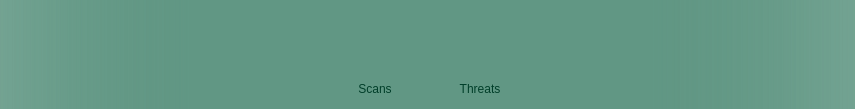
     <widget class="QWidget" name="upperMenu" native="true">
      <property name="sizePolicy">
       <sizepolicy hsizetype="Preferred" vsizetype="Preferred">
        <horstretch>0</horstretch>
        <verstretch>0</verstretch>
       </sizepolicy>
      </property>
      <property name="minimumSize">
       <size>
        <width>0</width>
        <height>0</height>
       </size>
      </property>
      <property name="styleSheet">
       <string notr="true">background-color: qlineargradient(spread:pad, x1:0, y1:0, x2:1, y2:0, stop:0 rgba(97, 151, 132, 169), stop:0.221591 rgba(97, 151, 132, 255), stop:0.761364 rgba(97, 151, 132, 255), stop:1 rgba(97, 151, 132, 169));</string>
      </property>
      <layout class="QVBoxLayout" name="verticalLayout_2">
       <property name="spacing">
        <number>0</number>
       </property>
       <property name="leftMargin">
        <number>0</number>
       </property>
       <property name="topMargin">
        <number>0</number>
       </property>
       <property name="rightMargin">
        <number>0</number>
       </property>
       <property name="bottomMargin">
        <number>0</number>
       </property>
       <item alignment="Qt::AlignTop">
        <widget class="QWidget" name="SubUpperMenu" native="true">
         <property name="sizePolicy">
          <sizepolicy hsizetype="Preferred" vsizetype="Preferred">
           <horstretch>0</horstretch>
           <verstretch>0</verstretch>
          </sizepolicy>
         </property>
         <property name="minimumSize">
          <size>
           <width>855</width>
           <height>0</height>
          </size>
         </property>
         <property name="maximumSize">
          <size>
           <width>855</width>
           <height>16777215</height>
          </size>
         </property>
         <property name="styleSheet">
          <string notr="true">background-color: transparent;
</string>
         </property>
         <layout class="QVBoxLayout" name="verticalLayout_3">
          <property name="spacing">
           <number>0</number>
          </property>
          <property name="leftMargin">
           <number>0</number>
          </property>
          <property name="topMargin">
           <number>0</number>
          </property>
          <property name="rightMargin">
           <number>0</number>
          </property>
          <property name="bottomMargin">
           <number>0</number>
          </property>
          <item alignment="Qt::AlignTop">
           <widget class="QWidget" name="logoPlace" native="true">
            <property name="styleSheet">
             <string notr="true">background-color: transparent;
</string>
            </property>
            <layout class="QHBoxLayout" name="horizontalLayout_2">
             <property name="leftMargin">
              <number>9</number>
             </property>
             <item>
              <widget class="QLabel" name="logo">
               <property name="minimumSize">
                <size>
                 <width>111</width>
                 <height>51</height>
                </size>
               </property>
               <property name="maximumSize">
                <size>
                 <width>111</width>
                 <height>51</height>
                </size>
               </property>
               <property name="styleSheet">
                <string notr="true">background-color: transparent;
</string>
               </property>
               <property name="lineWidth">
                <number>0</number>
               </property>
               <property name="text">
                <string/>
               </property>
               <property name="pixmap">
                <pixmap resource="AV_Icons.qrc">:/AV_Icons/AV_Icons/logo.ico</pixmap>
               </property>
               <property name="scaledContents">
                <bool>true</bool>
               </property>
              </widget>
             </item>
             <item>
              <spacer name="horizontalSpacer">
               <property name="orientation">
                <enum>Qt::Horizontal</enum>
               </property>
               <property name="sizeType">
                <enum>QSizePolicy::MinimumExpanding</enum>
               </property>
               <property name="sizeHint" stdset="0">
                <size>
                 <width>615</width>
                 <height>15</height>
                </size>
               </property>
              </spacer>
             </item>
             <item>
              <widget class="QPushButton" name="infoBtn">
               <property name="minimumSize">
                <size>
                 <width>28</width>
                 <height>28</height>
                </size>
               </property>
               <property name="maximumSize">
                <size>
                 <width>28</width>
                 <height>28</height>
                </size>
               </property>
               <property name="toolTip">
                <string>Info</string>
               </property>
               <property name="styleSheet">
                <string notr="true">QPushButton{
	font: 12pt &quot;Alata&quot;;
	color: rgb(0, 62, 41);
	padding: 2px 5px;
	margin: 0;
	background: none;
	background-color: transparent;
	border-radius: 14px;
	border-style: outset
	}

QPushButton:hover {
	background:rgba(75, 117, 102, 90);	
	}</string>
               </property>
               <property name="text">
                <string/>
               </property>
               <property name="icon">
                <iconset resource="AV_Icons.qrc">
                 <normaloff>:/AV_Icons/AV_Icons/info.ico</normaloff>:/AV_Icons/AV_Icons/info.ico</iconset>
               </property>
               <property name="iconSize">
                <size>
                 <width>24</width>
                 <height>24</height>
                </size>
               </property>
               <property name="checkable">
                <bool>true</bool>
               </property>
              </widget>
             </item>
             <item>
              <spacer name="horizontalSpacer_4">
               <property name="orientation">
                <enum>Qt::Horizontal</enum>
               </property>
               <property name="sizeHint" stdset="0">
                <size>
                 <width>5</width>
                 <height>28</height>
                </size>
               </property>
              </spacer>
             </item>
             <item>
              <widget class="QPushButton" name="helpBtn">
               <property name="minimumSize">
                <size>
                 <width>28</width>
                 <height>28</height>
                </size>
               </property>
               <property name="maximumSize">
                <size>
                 <width>28</width>
                 <height>28</height>
                </size>
               </property>
               <property name="toolTip">
                <string>Help</string>
               </property>
               <property name="styleSheet">
                <string notr="true">QPushButton{
	font: 12pt &quot;Alata&quot;;
	color: rgb(0, 62, 41);
	padding: 2px 5px;
	margin: 0;
	background: none;
	background-color: transparent;
	border-radius: 14px;
	border-style: outset
	}

QPushButton:hover {
	background:rgba(75, 117, 102, 90);	
	}</string>
               </property>
               <property name="text">
                <string/>
               </property>
               <property name="icon">
                <iconset resource="AV_Icons.qrc">
                 <normaloff>:/AV_Icons/AV_Icons/help.ico</normaloff>:/AV_Icons/AV_Icons/help.ico</iconset>
               </property>
               <property name="iconSize">
                <size>
                 <width>24</width>
                 <height>24</height>
                </size>
               </property>
               <property name="checkable">
                <bool>true</bool>
               </property>
              </widget>
             </item>
             <item>
              <spacer name="horizontalSpacer_5">
               <property name="orientation">
                <enum>Qt::Horizontal</enum>
               </property>
               <property name="sizeHint" stdset="0">
                <size>
                 <width>5</width>
                 <height>28</height>
                </size>
               </property>
              </spacer>
             </item>
             <item>
              <widget class="QPushButton" name="exitBtn">
               <property name="minimumSize">
                <size>
                 <width>28</width>
                 <height>28</height>
                </size>
               </property>
               <property name="maximumSize">
                <size>
                 <width>28</width>
                 <height>28</height>
                </size>
               </property>
               <property name="toolTip">
                <string>Close Application</string>
               </property>
               <property name="styleSheet">
                <string notr="true">QPushButton{
	font: 12pt &quot;Alata&quot;;
	color: rgb(0, 62, 41);
	padding: 2px 5px;
	margin: 0;
	background: none;
	background-color: transparent;
	border-radius: 14px;
	border-style: outset
	}

QPushButton:hover {
	background:rgba(75, 117, 102, 90);	
	}</string>
               </property>
               <property name="text">
                <string/>
               </property>
               <property name="icon">
                <iconset resource="AV_Icons.qrc">
                 <normaloff>:/AV_Icons/AV_Icons/power-off-003e29.ico</normaloff>:/AV_Icons/AV_Icons/power-off-003e29.ico</iconset>
               </property>
               <property name="iconSize">
                <size>
                 <width>27</width>
                 <height>27</height>
                </size>
               </property>
               <property name="checkable">
                <bool>true</bool>
               </property>
              </widget>
             </item>
            </layout>
           </widget>
          </item>
          <item alignment="Qt::AlignHCenter|Qt::AlignTop">
           <widget class="QWidget" name="buttonsPlace" native="true">
            <property name="styleSheet">
             <string notr="true"/>
            </property>
            <layout class="QHBoxLayout" name="horizontalLayout">
             <property name="spacing">
              <number>0</number>
             </property>
             <property name="leftMargin">
              <number>0</number>
             </property>
             <property name="topMargin">
              <number>0</number>
             </property>
             <property name="rightMargin">
              <number>0</number>
             </property>
             <property name="bottomMargin">
              <number>0</number>
             </property>
             <item>
              <widget class="QPushButton" name="scansBtn">
               <property name="sizePolicy">
                <sizepolicy hsizetype="Minimum" vsizetype="Fixed">
                 <horstretch>0</horstretch>
                 <verstretch>0</verstretch>
                </sizepolicy>
               </property>
               <property name="minimumSize">
                <size>
                 <width>100</width>
                 <height>40</height>
                </size>
               </property>
               <property name="toolTip">
                <string>Scans</string>
               </property>
               <property name="toolTipDuration">
                <number>-1</number>
               </property>
               <property name="layoutDirection">
                <enum>Qt::LeftToRight</enum>
               </property>
               <property name="autoFillBackground">
                <bool>false</bool>
               </property>
               <property name="styleSheet">
                <string notr="true">QPushButton{
	font: 12pt &quot;Alata&quot;;
	color: rgb(0, 62, 41);
	padding: 2px 5px;
	margin: 0;
	background-color: transparent;	
    border-top-left-radius: 10px;
	border-top-right-radius: 10px;
	}

QPushButton:hover {
	background:rgba(75, 117, 102, 90);	
	}</string>
               </property>
               <property name="text">
                <string>Scans</string>
               </property>
               <property name="icon">
                <iconset resource="AV_Icons.qrc">
                 <normaloff>:/AV_Icons/AV_Icons/scan-virus.ico</normaloff>:/AV_Icons/AV_Icons/scan-virus.ico</iconset>
               </property>
               <property name="iconSize">
                <size>
                 <width>24</width>
                 <height>24</height>
                </size>
               </property>
               <property name="checkable">
                <bool>true</bool>
               </property>
              </widget>
             </item>
             <item>
              <spacer name="horizontalSpacer_2">
               <property name="orientation">
                <enum>Qt::Horizontal</enum>
               </property>
               <property name="sizeHint" stdset="0">
                <size>
                 <width>5</width>
                 <height>20</height>
                </size>
               </property>
              </spacer>
             </item>
             <item>
              <widget class="QPushButton" name="theatsBtn">
               <property name="minimumSize">
                <size>
                 <width>100</width>
                 <height>40</height>
                </size>
               </property>
               <property name="toolTip">
                <string>Results</string>
               </property>
               <property name="styleSheet">
                <string notr="true">QPushButton{
	font: 12pt &quot;Alata&quot;;
	color: rgb(0, 62, 41);
	padding: 2px 5px;
	margin: 0;
	background-color: transparent;	
    border-top-left-radius: 10px;
	border-top-right-radius: 10px;
	}

QPushButton:hover {
	background:rgba(75, 117, 102, 90);	
	}</string>
               </property>
               <property name="text">
                <string>Threats</string>
               </property>
               <property name="icon">
                <iconset resource="AV_Icons.qrc">
                 <normaloff>:/AV_Icons/AV_Icons/data.ico</normaloff>:/AV_Icons/AV_Icons/data.ico</iconset>
               </property>
               <property name="iconSize">
                <size>
                 <width>24</width>
                 <height>24</height>
                </size>
               </property>
               <property name="checkable">
                <bool>true</bool>
               </property>
              </widget>
             </item>
            </layout>
           </widget>
          </item>
         </layout>
        </widget>
       </item>
      </layout>
     </widget>
